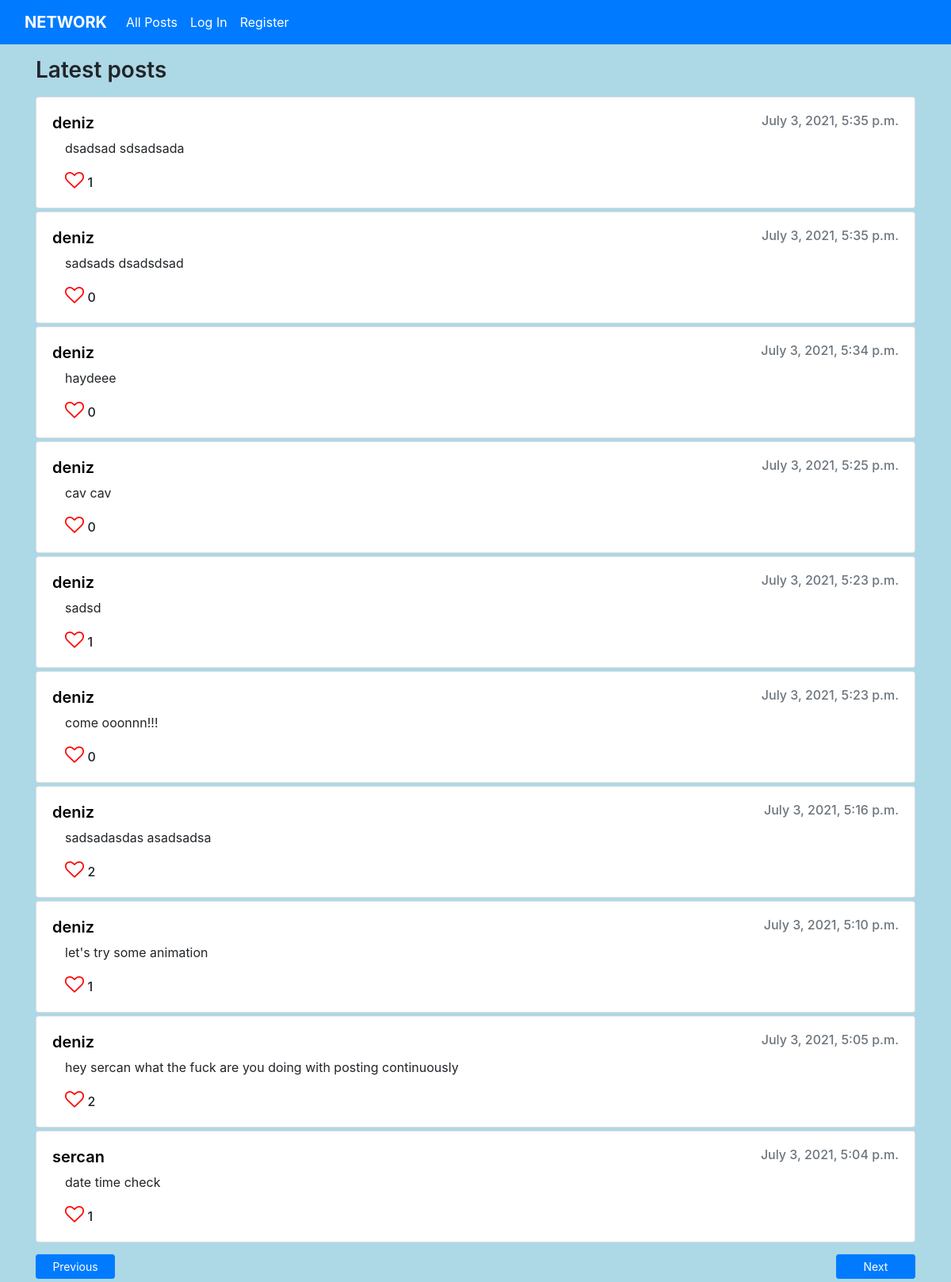
The page /5 on the database its author committed.
### network/models.py (models this page shows)
class Post(models.Model):
    user = models.ForeignKey(User, on_delete=models.CASCADE)
    content = models.CharField(max_length=200)
    created = models.DateTimeField(default=datetime.now())
    updated = models.DateTimeField(default=datetime.now())

class User(AbstractUser):
    pass

### network/views.py (the view)
# urls.py: path("", views.index, name="index"),
def index(request, page=1):
    start = 0
    end = 0
    previous = 0
    if page == 1:
        start = 0
        end = 10
    else:
        end = page * 10
        start = end - 10
        previous = page - 1
    posts = Post.objects.all().order_by('created').reverse()[start:end]
    user = request.user
    postLikesTotal = {}
    userLikes = {}
    for p in posts:
        likes = Like.objects.filter(post_id = p.id)
        if likes:
            postLikesTotal[p.id] = len(likes)
        else:
            postLikesTotal[p.id] = 0
        userLike = Like.objects.filter(user_id = user.id).filter(post_id = p.id)
        if userLike:
            userLikes[p.id] = True
        else:
            userLikes[p.id] = False
    return render(request, "network/index.html", {
        "posts": posts,
        "postLikesTotal": postLikesTotal,
        "userLikes": userLikes,
        "next": page + 1,
        "previous": previous,
    })

### network/views.py (called while the page is built)
@register.filter
def get_item(dictionary, key):
    return dictionary.get(key)

### network/templates/network/index.html (shortened to what this page needs)
{% extends "network/layout.html" %}
{% load static %}
{% block body %}
    {% if posts %}
        <h3 class="mb-3 mt-3" style="font-weight: 600;">Latest posts</h3>
        <section id="latestPostsSection">
            {% for p in posts %}
            <div class="card mb-1">
                <div class="card-body">
                    <div class="cardHeading-{{ p.id }}" style="display: flex; justify-content: space-between; vertical-align: middle;">
                        <a href="{% url 'profile' p.user.id %}" style="text-decoration: none; color: black; margin: 0px; vertical-align: middle;">
                            <h5 class="card-title" style="font-weight: 600; margin: 0px;">{{ p.user.username }}</h5>
                        </a>
                        <h6 class="card-subtitle mb-2 text-muted" style="margin: 0px !important;">{{ p.created }}</h6>
                    </div>
                    <p class="card-text ml-3 mt-2" data-content="{{ p.id }}">{{ p.content }}</p>
                    <div class="iconGroup-{{ p.id }}">
                        <a href="javascript:void(0)" class="card-link ml-3">
                        {% if userLikes|get_item:p.id %}
                            <i class="fa fa-heart like" style="font-size:24px; color:red" data-postid="{{ p.id }}"></i>
                        {% else %}
                            <i class="fa fa-heart-o like" style="font-size:24px; color:red" data-postid="{{ p.id }}"></i>
                        {% endif %}
                        </a>
                        {% if postLikesTotal|length > 0 %}
                            <p style="font-weight: 500; display: inline;" id="{{ p.id }}">{{ postLikesTotal|get_item:p.id }}</p>
                        {%endif%}
                    </div>
                </div>
            </div>
            {% endfor %}
        </section>
        <div style="margin-top: 15px; margin-bottom: 50px;">
            {% if previous != 0 %}
            <a href="{% url 'index' previous %}" class="btn btn-sm btn-primary" style="width: 100px; float: left;">Previous</a>
            {% endif %}
            {% if not posts|length < 10 %}
            <a href="{% url 'index' next %}" class="btn btn-sm btn-primary" style="width: 100px; float:right;">Next</a>
            {% endif %}
        </div>
    {% else %}
          <div>No posts.</div>
    {% endif %}
{% endblock %}

### rows shown on the page
Post: user.username "deniz", created "July 3, 2021, 5:35 p.m.", content "dsadsad sdsadsada", id "1"
Post: user.username "deniz", created "July 3, 2021, 5:35 p.m.", content "sadsads dsadsdsad", id "0"
Post: user.username "deniz", created "July 3, 2021, 5:34 p.m.", content "haydeee", id "0"
Post: user.username "deniz", created "July 3, 2021, 5:25 p.m.", content "cav cav", id "0"
Post: user.username "deniz", created "July 3, 2021, 5:23 p.m.", content "sadsd", id "1"
Post: user.username "deniz", created "July 3, 2021, 5:23 p.m.", content "come ooonnn!!!", id "0"
Post: user.username "deniz", created "July 3, 2021, 5:16 p.m.", content "sadsadasdas asadsadsa", id "2"
Post: user.username "deniz", created "July 3, 2021, 5:10 p.m.", content "let's try some animation", id "1"
Post: user.username "deniz", created "July 3, 2021, 5:05 p.m.", content "hey sercan what the fuck are you doing with posting continuously", id "2"
Post: user.username "sercan", created "July 3, 2021, 5:04 p.m.", content "date time check", id "1"
